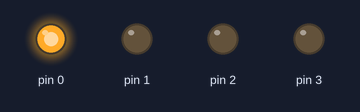
A sketch run on a simulated Arduino Uno, built with avr-gcc and run on an emulated ATmega328P. Parts: output pins drawn as LEDs (lit = HIGH).

Above: at 0.5 s.
At 1.5 s:
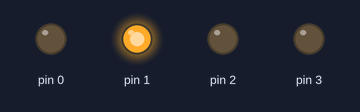
At 2.5 s:
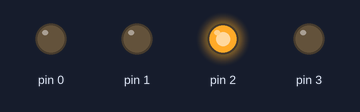
At 3.5 s:
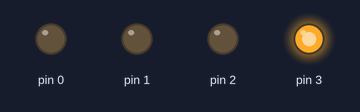
Timing chart, 0 to 5.2 s (numbered marks = the images above):
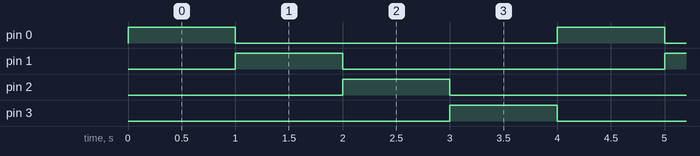

The sketch:

Multiple_Inputs_LEDs.ino
```cpp
/*
SparkFun Inventor’s Kit
Circuit 1A-Blink

Turns an LED connected to pin 13 on and off. Repeats forever.

This sketch was written by SparkFun Electronics, with lots of help from the Arduino community.
This code is completely free for any use.

View circuit diagram and instructions at: https://learn.sparkfun.com/tutorials/sparkfun-inventors-kit-experiment-guide---v40
Download code at: https://github.com/sparkfun/SIK-Guide-Code
*/

void setup() {
  pinMode(0, OUTPUT);
  pinMode(1, OUTPUT);
  pinMode(2, OUTPUT);
  pinMode(3, OUTPUT);
}
void loop() {
  digitalWrite(0, HIGH);
  delay(1000);
  digitalWrite(0, LOW);
  digitalWrite(1, HIGH);
  delay(1000);
  digitalWrite(1, LOW);
  digitalWrite(2, HIGH);
  delay(1000);
  digitalWrite(2, LOW);
  digitalWrite(3, HIGH);
  delay(1000);
  digitalWrite(3, LOW);

}
```

Measured:
- by itself, pin 0–3: alternates HIGH for 1.0 s and LOW for 3.0 s
- by itself, everything shown: repeats every 4.0 s, in 5 steps
